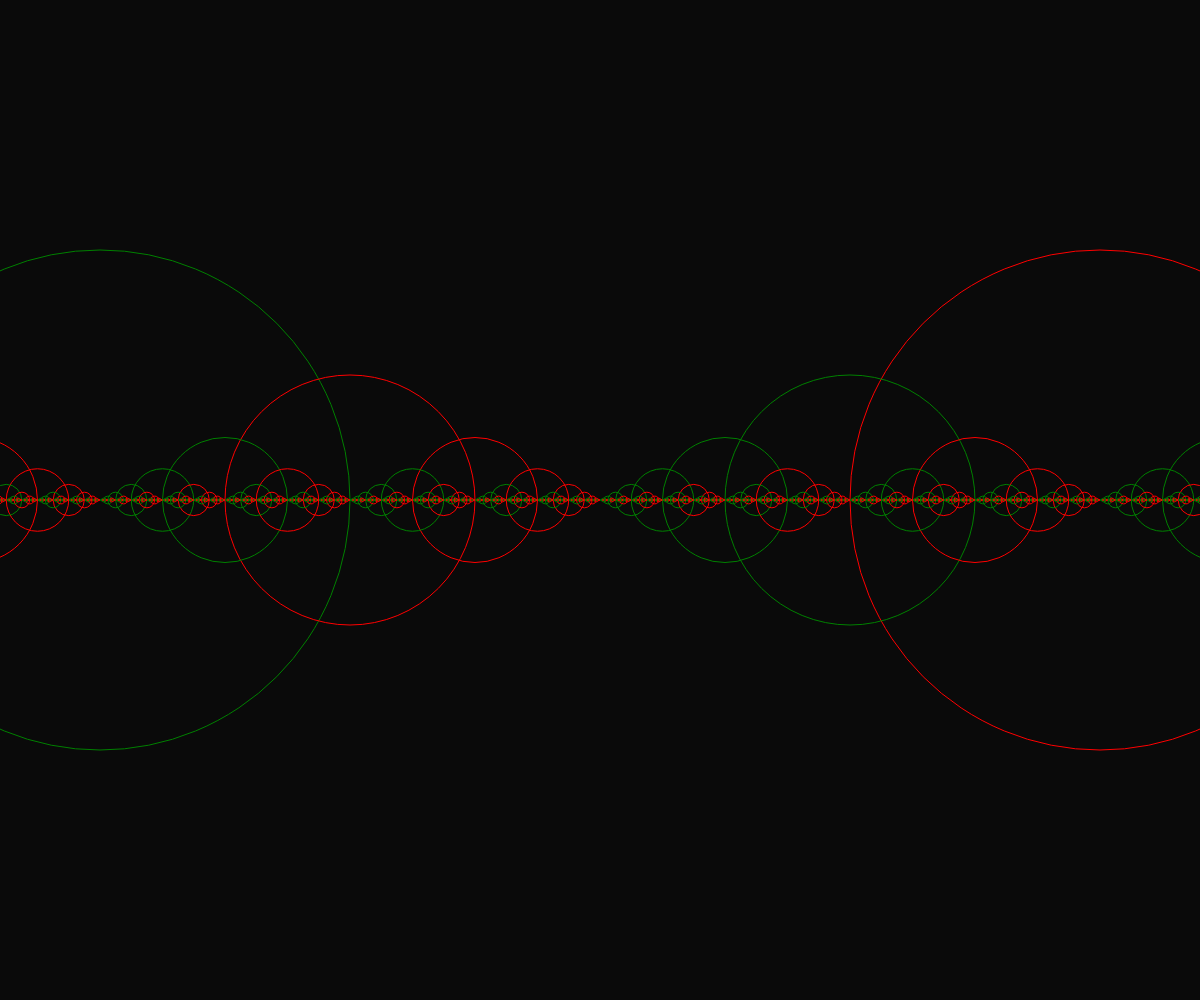
Frame 1 (no input)
Frame 2 (the mouse pressed at the canvas centre, redrawn once): identical to frame 1, image omitted

The p5.js sketch that drew this single still picture (run headless with seeded random() and noise() and a simulated clock; the mouse was pressed at the canvas centre and the sketch redrawn once):

// p5.js sketch
// ── sketch.js
let maxFrameCount
function setup() {
  createCanvas(innerWidth, innerHeight)
  noLoop()
}

function draw() {
  background(10)
  translate(width / 2, height / 2)
  fractal(0, 0, min(width, height), HALF_PI, 0.5)
}

function fractal(cx, cy, d, angle, ratio, i=0) {
  if (i > 0) {
    noFill()
    circle(cx, cy, d)
  }

  if (d > 1) {
    push()
    stroke('green')
    fractal(cx + d * ratio * cos(angle + PI / 2), cy + d * ratio * sin(angle + PI / 2), d * ratio, angle, ratio, i+1)
    pop()

    push()
    stroke('red')
    fractal(cx + d * ratio * cos(angle + PI * 3/2), cy + d * ratio * sin(angle + PI * 3/2), d * ratio, angle, ratio, i+1)
    pop()
  }
}
